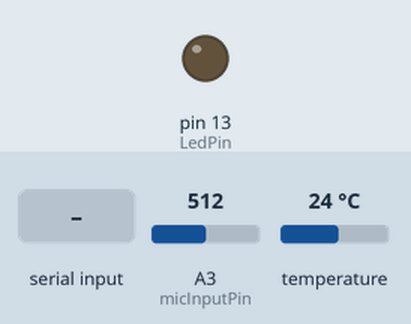
This program was run on a simulated Arduino Nano, built with avr-gcc and run on an emulated ATmega328P. Shown: output pins drawn as LEDs (lit = HIGH). The inputs (shaded band) are chosen by the test bench; at power-on: A3 (micInputPin) = 512, temperature 24 °C. What the program prints to the serial monitor is not drawn.

Above: at 1.3 s.
1.4 s: "1\n" received over Serial
At 2.1 s:
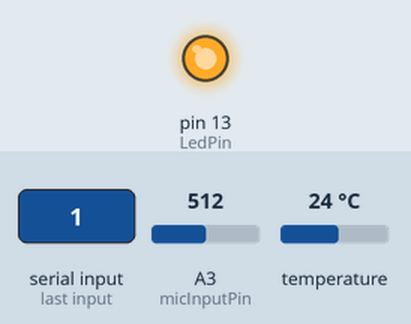
Timing chart, 0 to 4.4 s (numbered marks = the images above; inputs shaded):
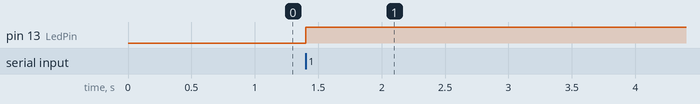

The program:

main.cpp
```cpp
#include <Arduino.h>
#include <Wire.h>
#include <Adafruit_AMG88xx.h>

Adafruit_AMG88xx gridEye;

#define micInputPin 3
// audio sampling
const int sampleWindow = 50; // Sample window width in mS (50 mS = 20Hz).
unsigned int sample; // instantenous sample
char audioHighLow;

// output averaging
const int numReadings = 20; // length of averaging array. Increase for further "smoothing"
int readings[numReadings]; // the readings from the analog input
int readIndex = 0; // the index of the current reading
int total = 0; // the running total
double average = 0; // averaged output

const int LedPin = 13;
int ledState = 1;
bool dataTransferComplete = false;
bool dataRequested = false;

float pixels[AMG88xx_PIXEL_ARRAY_SIZE];

bool checkDataRequest();
void GetAvgSoundLevel() ;
void sendGridEyeData();
void sendAudioData();
void TransferSerialData();
void intToBytes(byte *highBytes, byte *lowBytes, float data[], int length);
void writeHighLowBytes(byte highBytes[], byte lowBytes[], int numReadings);
double RMS_Voltage();

void setup()
{
    bool status;
    ledState = 0;
    pinMode(LedPin, OUTPUT);
    digitalWrite(LedPin, ledState);

    Serial.begin(115200);

    // default settings
    status = gridEye.begin();
    if (!status) {
        Serial.println("Could not find a valid AMG88xx sensor, check wiring!");
        while (1);
    }
    Serial.println("-- Pixels Test --");
    Serial.println();

    delay(100); // let sensor boot up
}

void loop()  {
    gridEye.readPixels(pixels);
    GetAvgSoundLevel();
    dataRequested = checkDataRequest();
    if (dataRequested) {TransferSerialData();}
    delay(10);
}

void GetAvgSoundLevel() {

    total = total - readings[readIndex]; // subtract the last reading:

    readings[readIndex] = RMS_Voltage(); // get RMS voltage from RMS_Voltage()

    total = total + readings[readIndex]; // add the reading to the total:

    readIndex = readIndex + 1; // advance to the next position in the array:

    if (readIndex >= numReadings) {  // When at end of array,
        readIndex = 0; // loop to 0
    }

    average = total / numReadings; // calculate the average

    if (average > 0){
        audioHighLow = 'H';
    }
    else {
        audioHighLow = 'L';
    }
    //Serial.println(average);
    delay(1); // delay in between reads for stability

}

double RMS_Voltage() {
  unsigned long startMillis= millis();  // Start of sample window
  unsigned int signalMax = 0;
  unsigned int signalMin = 1024;
  unsigned int RMS; // RMS value
  double voltsRMS; // value to be returned

   while (millis() - startMillis < sampleWindow)  { // collect data for 50 mS

      sample = analogRead(micInputPin);
      if (sample < 1024)  // keep values less than 1024
      {
         if (sample > signalMax)
         {
            signalMax = sample;  // save just the max levels
         }
         else if (sample < signalMin)
         {
            signalMin = sample;  // save just the min levels
         }
      }
   }

  RMS = (signalMax - signalMin); ///sqrt(2); // RMS = pk-pk/sqrt(2)
  return voltsRMS = (RMS * 5.0) / 1024;  // convert to volts
}

bool checkDataRequest() {
    char startMarker = '1'; //ascii symbol for 1
    char dataReceived;

    while (Serial.available() > 0) {
        dataReceived = Serial.read();
        if (dataReceived == startMarker) {
            ledState = !ledState;  //toggle LED so we can see data transfer
            digitalWrite(LedPin, ledState);
            dataRequested = true;
        }
        else {
            dataRequested = false;
        }
    }

    return dataRequested;
}

void TransferSerialData() {
            sendGridEyeData();
            sendAudioData();
            dataRequested = false;
            ledState = 0;  //toggle LED so we can see data transfer
            digitalWrite(LedPin, ledState);
}

void sendGridEyeData() {
    uint16_t integerPixelVal[AMG88xx_PIXEL_ARRAY_SIZE];
    byte highBytes[AMG88xx_PIXEL_ARRAY_SIZE];
    byte lowBytes[AMG88xx_PIXEL_ARRAY_SIZE];

    intToBytes(highBytes, lowBytes, pixels,64);
    writeHighLowBytes(highBytes, lowBytes, AMG88xx_PIXEL_ARRAY_SIZE);
}

void sendAudioData() {
    Serial.write(audioHighLow);
    Serial.write("\n");
}

void intToBytes(byte *highBytes, byte *lowBytes, float data[], int length){
        uint16_t integerVal[AMG88xx_PIXEL_ARRAY_SIZE];
        for (int i=0;i<length;i++){
            integerVal[i] = uint16_t(pixels[i] * 100);
            highBytes[i] = integerVal[i] / 256;
            lowBytes[i] = integerVal[i] % 256;
        }
}

void writeHighLowBytes(byte highBytes[], byte lowBytes[], int numReadings){
    Serial.write(highBytes,numReadings);
    Serial.write(lowBytes,numReadings);
}
```

Measured:
- after the input at 1.4 s, pin 13 (LedPin): LOW → HIGH at once
